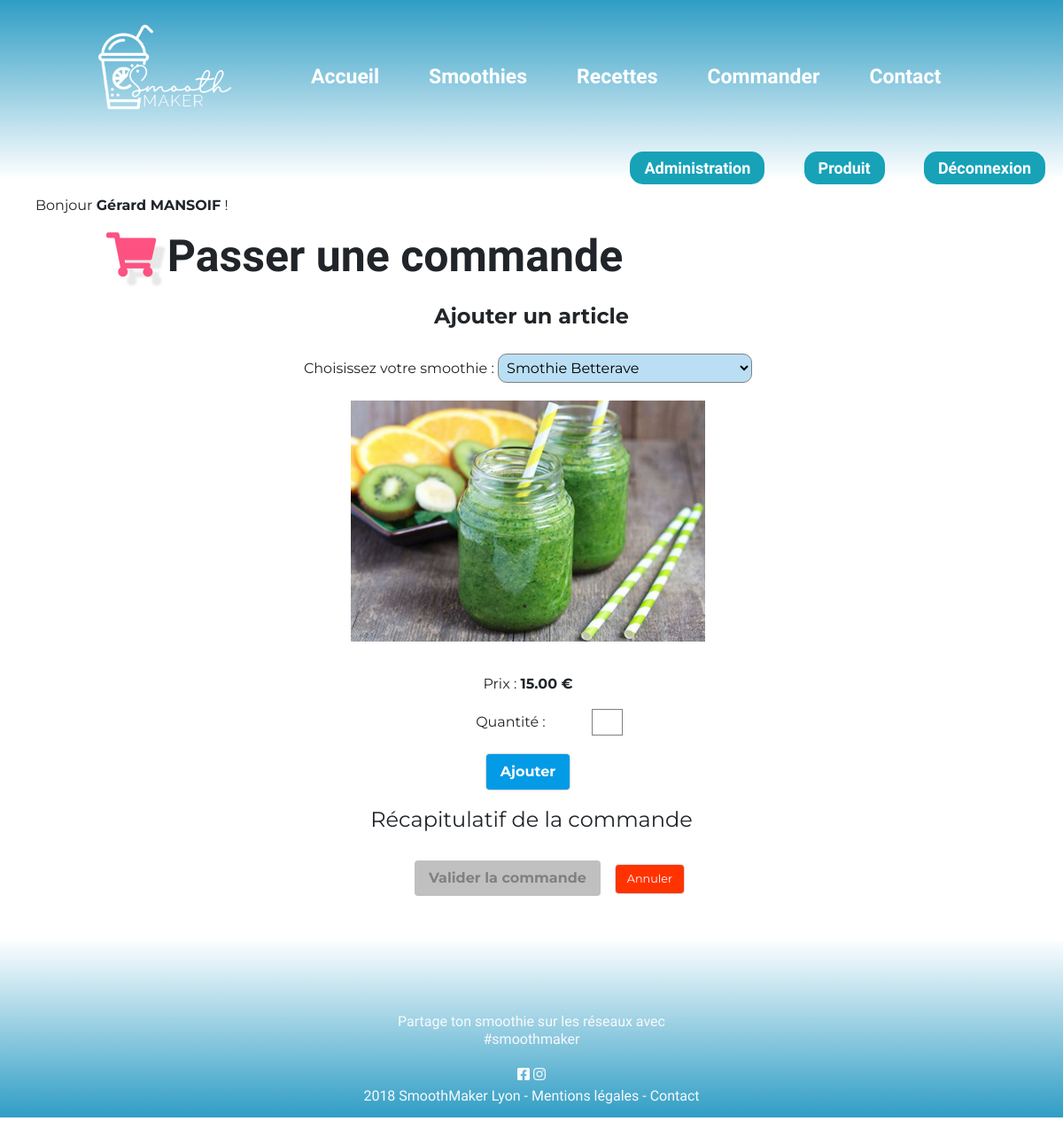
The app's page /index.php/order (signed in) with its own data.
### tables this page shows
CREATE TABLE `Meal` (
  `Id` int(11) NOT NULL,
  `Name` varchar(35) NOT NULL,
  `Photo` varchar(50) NOT NULL,
  `Description` varchar(250) NOT NULL,
  `SalePrice` double NOT NULL
);

### library/MicroKernel.class.php (called while the page is built, shortened)
<?php
class MicroKernel
{
    private $applicationPath;
    private $configuration;
    private $controllerPath;
    public function __construct()
    {
        $this->applicationPath = realpath(ROOT_PATH.'/application');
        $this->configuration   = new Configuration();
        $this->controllerPath  = null;
    }
    public function bootstrap()
    {
        $this->configuration->load('database');
        $this->configuration->load('library');
        return $this;
    }
    public function loadClass($class)
    {
        $class = str_replace('\\', DIRECTORY_SEPARATOR, $class);
        if(substr($class, -10) == 'Controller')
        {
            $filename = "$this->controllerPath/$class.class.php";
        }
        else if(substr($class, -4) == 'Form')
        {
            $filename = "$this->applicationPath/forms/$class.class.php";
        }
        elseif(substr($class, -5) == 'Model')
        {
            $filename = "$this->applicationPath/models/$class.class.php";
        }
        else
        {
            $filename = "$this->applicationPath/classes/$class.class.php";
        }
    }
    public function run(FrontController $frontController)
    {
        try
        {
            $requestPath = $frontController->buildContext($this->configuration);
            $this->controllerPath = "$this->applicationPath/controllers$requestPath";
            $frontController->run();
            $frontController->renderView();
        }
        catch(Exception $exception)
        {
            ob_clean();
            $frontController->renderErrorView
            (
                implode('<br>',
                [
                    $exception->getMessage(),
                    "<strong>Fichier</strong> : ".$exception->getFile(),
                    "<strong>Ligne</strong> : ".$exception->getLine()
                ])
            );
        }
    }
}

### index.php (called while the page is built, shortened)
<?php
require_once 'library/Configuration.class.php';
require_once 'library/Database.class.php';
require_once 'library/MicroKernel.class.php';
$microKernel = new MicroKernel();
$microKernel->bootstrap()->run(new FrontController());

### application/controllers/order/OrderController.class.php (called while the page is built, shortened)
<?php
class OrderController
{
   public function httpGetMethod(Http $http)
   {
               $mealModel = new MealModel();
               $meals     = $mealModel->listAll();
               return
               [
                   'flashBag' => new FlashBag(),
                   'meals'    => $meals,
               ];
    }
}

### library/Database.class.php (called while the page is built, shortened)
<?php
class Database
{
	private $pdo;
	public function __construct()
	{
		$configuration = new Configuration();
		$this->pdo = new PDO
		(
			$configuration->get('database', 'dsn'),
			$configuration->get('database', 'user'),
			$configuration->get('database', 'password')
		);
		$this->pdo->exec('SET NAMES UTF8');
		$this->pdo->setAttribute(PDO::ATTR_ERRMODE, PDO::ERRMODE_EXCEPTION);
	}
    public function query($sql, array $criteria = array())
    {
        $query = $this->pdo->prepare($sql);
        $query->execute($criteria);
        return $query->fetchAll(PDO::FETCH_ASSOC);
    }
}

### library/Configuration.class.php (called while the page is built, shortened)
<?php
class Configuration
{
	private static $registry;
	public function __construct()
	{
		if(Configuration::$registry === null)
		{
			Configuration::$registry = array();
		}
	}
	public function get($filename, $key, $defaultValue = null)
	{
		if(array_key_exists($filename, Configuration::$registry) === true)
		{
			if(array_key_exists($key, Configuration::$registry[$filename]) === true)
			{
				return Configuration::$registry[$filename][$key];
			}
		}
		return $defaultValue;
	}
	public function load($filename)
	{
		Configuration::$registry[$filename] = $config;
	}
}

### application/models/MealModel.class.php (called while the page is built, shortened)
<?php
class MealModel
{
    public function listAll()
    {
        $database = new Database();
        $sql = 'SELECT * FROM Meal';
        return $database->query($sql);
    }
}

### application/www/order/OrderView.phtml (the view, shortened to what this page needs)
<h2 class="title Abhaya"><i class="fa fa-shopping-cart"></i> Passer une commande</h2>
<form data-order-step="run" id="order-form" class="generic-form hidden">
    <fieldset id="taille-image">
        <legend><strong>Ajouter un article</strong></legend>
        <ul>
            <li>
                <div>Choisissez votre smoothie :
                <select id="meal" name="meal">
                    <?php foreach($meals as $meal): ?>
                        <option value="<?= $meal['Id']; ?>"><?= $meal['Name']; ?></option>
                    <?php endforeach; ?>
                </select>
                </div>
                    <article id="meal-details" class="meal-details no-left-label">
                        <img id="imgOrder" src="<?= $wwwUrl ?>/images/<?= $meal['Photo']; ?>" alt="Photo du produit">
                        <span>Prix : <strong><?= number_format($meal['SalePrice'], 2) ?> €</strong></span>
                    </article>
            </li>
            <li>
                <label for="quantity">Quantité :</label>
                <input id="quantity" class="quantity" type="text" maxlength="2" name="quantity" data-name="Quantité" data-type="positive-integer" data-required><strong id='alert'></strong>
            </li>
            <li>
                <button class="button button-primary" type="submit">Ajouter</button>
            </li>
        </ul>
    </fieldset>
    <fieldset>
        <legend>Récapitulatif de la commande</legend>
    </fieldset>
</form>
<ul class="link-list text-center ulOrder">
    <li>
        <button id="validate-order" class="button button-primary" disabled>Valider la commande</button>
        <a class="button button-cancel small" href="<?= $requestUrl ?>">Annuler</a>
    </li>
</ul>

### application/www/css/ui-button.css (style rules this page uses)
.button { display: inline-block; padding: 0.5em 1em; border: none; border-radius: 4px; box-shadow: 0 0 2px 0 rgba(0, 0, 0, 0.5); font-weight: bold; line-height: 1.5em; text-decoration: none; transition: background-color 0.25s, box-shadow 0.25s; }
.button[disabled], .button[disabled]:hover { background-color: silver; box-shadow: none; color: grey; }
.button + .button { margin-left: 1em; }
.button-cancel { background-color: #FF3300; color: white; }
.button-primary { background-color: #039be5; color: white; }

### application/www/css/ui-form.css (style rules this page uses)
.generic-form .no-left-label { margin-left: 180px; }
.generic-form input[type="password"], .generic-form input[type="text"], .generic-form select, .generic-form textarea { padding: 2px; border: 1px solid grey; transition: background-color 0.33s; }
.generic-form ul li { margin: 1em 0; }
.generic-form ul li label { display: inline-block; }
.generic-form ul li label:not(.no-width) { width: 175px; }
.generic-form input.quantity { width: 35px; }

### application/www/css/theme.css (style rules this page uses)
a { text-decoration: none; }
.Abhaya { font-family: 'Abhaya Libre', serif; }
body { font-family: 'Montserrat', sans-serif; }
.title { font-style: normal; font-weight: 800; font-size: 50px; line-height: 59px; margin-bottom: 20px; }
* { box-sizing: border-box; }
li { list-style:none; }
.generic-form ul { margin-left:auto; margin-right:auto; }
.hidden { display:none; }
#imgOrder { margin : 20px 0; }
.ulOrder { margin : 20px 0; }

### application/www/css/main.css (style rules this page uses)
.meal-details img { width: 400px; }
#meal-details { margin-left:0; }
#taille-image ul { padding-right: 3em; }
.generic-form { text-align: center; margin: auto; }
.fa { color: #FD5182 ; filter: drop-shadow( 10px 10px 1px rgba(0, 0, 0, 0.09)); }
.generic-form select,.formulaireAdmin { border-radius: 10px; background: rgba(152, 208, 240, 0.67); padding: 5px; }

### records on screen
meal: Photo (picture), SalePrice "15.00"

### other values on screen
$userSession->getFullName() "Gérard MANSOIF"
form field meal "Smothie Betterave"
